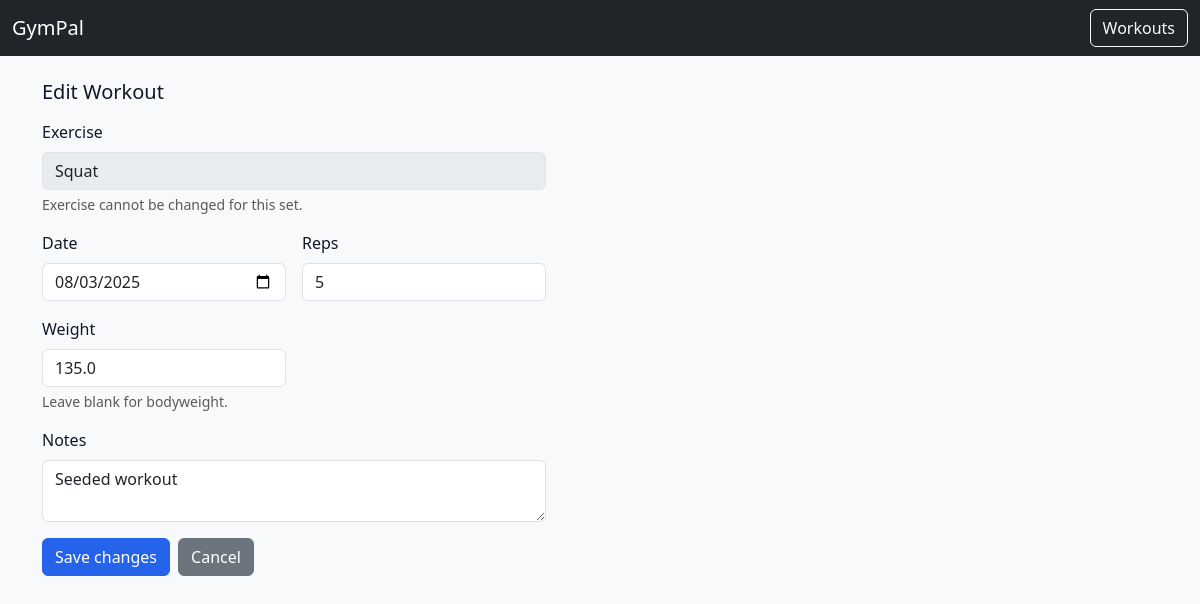
The page /workouts/set/1/edit on the database its author committed.
### app.py (models this page shows)
class Base(DeclarativeBase):
    pass

class Exercise(Base):
    __tablename__ = "exercises"
    id = Column(Integer, primary_key=True)
    user_id = Column(Integer, ForeignKey("users.id"), nullable=False)
    name = Column(String(80), nullable=False)
    tag = Column(String(24), default="General")
    user = relationship("User", back_populates="exercises")
    __table_args__ = (
        UniqueConstraint("user_id", "name", name="uq_exercise_user_name"),
    )

class Workout(Base):
    __tablename__ = "workouts"
    id = Column(Integer, primary_key=True)
    user_id = Column(Integer, ForeignKey("users.id"), nullable=False)
    date = Column(Date, default=date.today)
    notes = Column(String(255), default="")
    user = relationship("User", back_populates="workouts")
    sets = relationship("Set", back_populates="workout", cascade="all, delete-orphan")

class Set(Base):
    __tablename__ = "sets"
    id = Column(Integer, primary_key=True)
    workout_id = Column(Integer, ForeignKey("workouts.id"), nullable=False)
    exercise_id = Column(Integer, ForeignKey("exercises.id"), nullable=False)
    reps = Column(Integer, nullable=False)
    weight = Column(Float, nullable=True)
    workout = relationship("Workout", back_populates="sets")
    exercise = relationship("Exercise")

### app.py (the view, shortened to what this page needs)
@app.route("/workouts/set/<int:set_id>/edit", methods=["GET", "POST"])
def edit_set(set_id: int):
    db = SessionLocal()
    try:
        user = get_user(db)
        s = db.get(Set, set_id)
        if not s:
            raise NotFound("Set not found")
        w = db.get(Workout, s.workout_id)
        if not w or w.user_id != user.id:
            raise NotFound("Set not found")
        ex_name = s.exercise.name if s.exercise else "Unknown"
        return render_template(
            "workout_edit_set.html",
            set_obj=s, workout=w, exercise_name=ex_name
        )
    finally:
        SessionLocal.remove()

### app.py (called while the page is built)
def get_user(session):
    u = session.query(User).filter_by(email="default@local").first()
    if not u:
        u = User(email="default@local")
        session.add(u); session.commit()
    return u

@app.after_request
def add_security_headers(resp):
    resp.headers["X-Content-Type-Options"] = "nosniff"
    resp.headers["X-Frame-Options"] = "DENY"
    resp.headers["Referrer-Policy"] = "no-referrer"
    resp.headers["Content-Security-Policy"] = (
        "default-src 'self'; "
        "script-src 'self' https://cdn.jsdelivr.net; "
        "style-src 'self' https://cdn.jsdelivr.net; "
        "img-src 'self' data:; "
        "connect-src 'self';"
    )
    return resp

### templates/workout_edit_set.html
{% extends "base.html" %}
{% block content %}
<h1 class="h5 mb-3">Edit Workout</h1>
<form method="post" class="row g-3" style="max-width: 520px;">
  <div class="col-12">
    <label class="form-label">Exercise</label>
    <input type="text" class="form-control" value="{{ exercise_name }}" disabled>
    <div class="form-text">Exercise cannot be changed for this set.</div>
  </div>
  <div class="col-md-6">
    <label for="date" class="form-label">Date</label>
    <input id="date" name="date" type="date" class="form-control"
           value="{{ workout.date.isoformat() }}">
  </div>
  <div class="col-md-6">
    <label for="reps" class="form-label">Reps</label>
    <input id="reps" name="reps" type="number" min="1" step="1" class="form-control"
           value="{{ set_obj.reps }}">
  </div>
  <div class="col-md-6">
    <label for="weight" class="form-label">Weight</label>
    <input id="weight" name="weight" type="number" min="0" step="0.5" class="form-control"
           value="{{ '' if set_obj.weight is none else set_obj.weight }}">
    <div class="form-text">Leave blank for bodyweight.</div>
  </div>
  <div class="col-12">
    <label for="notes" class="form-label">Notes</label>
    <textarea id="notes" name="notes" class="form-control" rows="2">{{ workout.notes or '' }}</textarea>
  </div>
  <div class="col-12 d-flex gap-2">
    <button type="submit" class="btn btn-primary">Save changes</button>
    <a href="{{ url_for('workouts') }}" class="btn btn-secondary">Cancel</a>
  </div>
</form>
{% endblock %}

### static/main.css (style rules this page uses)
body { font-family: system-ui, -apple-system, Segoe UI, Roboto, Helvetica, Arial, sans-serif; }

### templates/base.html (style rules this page uses)
:root { --gp-primary: #2563eb; --gp-accent: #22c55e; --gp-text: #111827; --gp-muted: #6b7280; --gp-bg: #ffffff; --gp-card: #ffffff; --gp-border: #e5e7eb; }
body { color: var(--gp-text); background: var(--gp-bg); }
.btn-primary { background-color: var(--gp-primary); border-color: var(--gp-primary); }

### rows shown on the page
Exercise: name "Squat"
Workout: date "08/03/2025", notes "Seeded workout"
Set: reps "5", weight "135.0"
